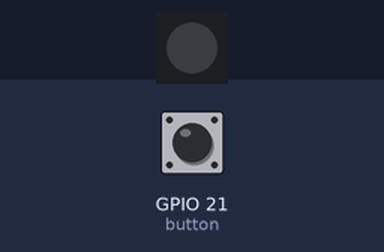
This program was run on a simulated Raspberry Pi (BCM pin numbers). Parts: 1 RGB LEDs in strip order, left to right. Inputs (shaded band) come from the test bench; at power-on: GPIO 21 (button) HIGH.

Above: at 2.6 s.
2.7 s: GPIO 21 (button) pulled LOW for 0.15 s
At 3.7 s:
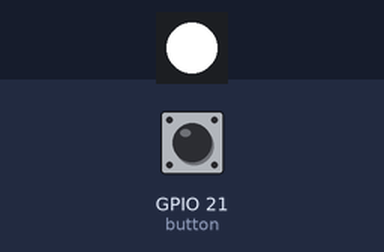
At 6.0 s:
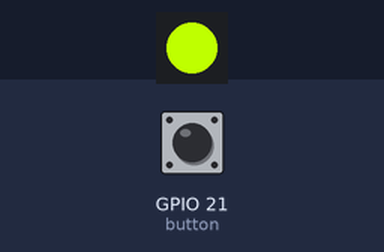
Timing chart, 0 to 20.8 s (numbered marks = the images above; inputs shaded):
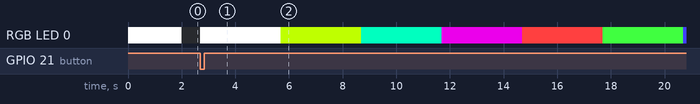

The program:

gpio_rgbled.py
```python
from gpiozero import Button, RGBLED
from time import sleep

button = Button(21)
led = RGBLED(18, 23, 24)

try:
    while True:
        led.blink(2, 4)
        button.wait_for_press()
        led.color = (1, 1, 1)
        sleep(3)
        led.color = (0.75, 1, 0)
        sleep(3)
        led.color = (0, 1, 0.75)
        sleep(3)
        led.color = (0.75, 0, 0.75)
        sleep(3)
        led.color = (1, 0.25, 0.25)
        sleep(3)
        led.color = (0.25, 1, 0.25)
        sleep(3)
        led.color = (0.25, 0.25, 1)
        sleep(3)

except KeyboardInterrupt:
    led.off()
```
